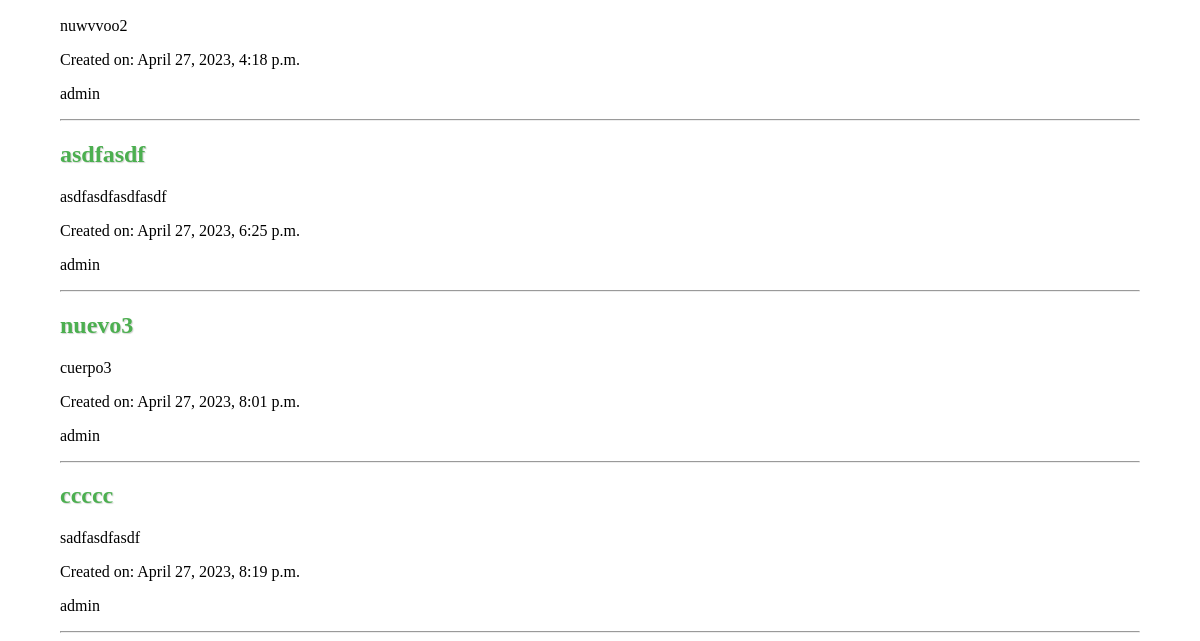
The app's page / (lower part), older data.
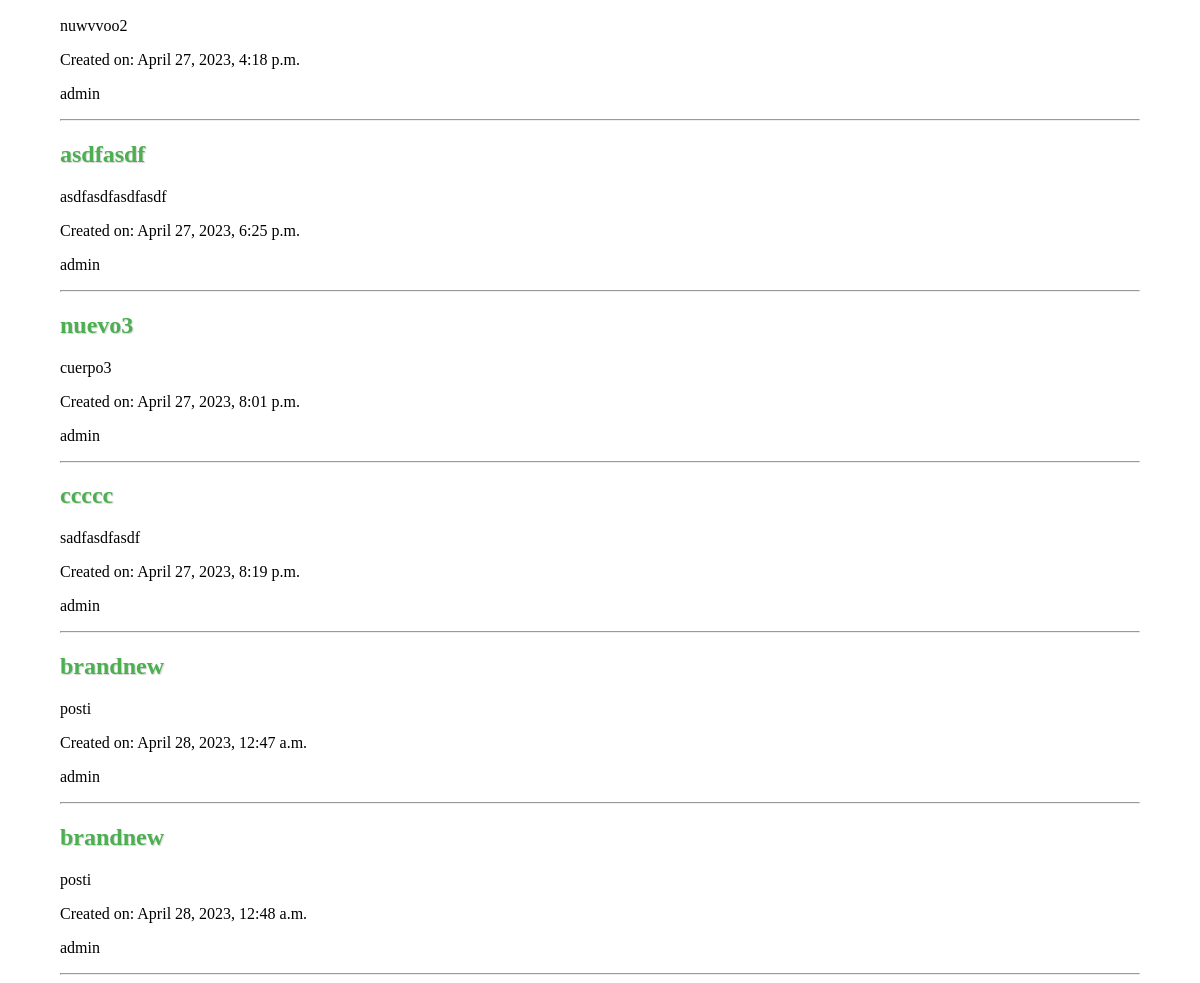
The same page, newer data.
### api/models.py (models this page shows)
class Post(models.Model):
    created = models.DateTimeField(auto_now_add=True)
    title = models.CharField(max_length=100, blank=True, default='')
    body = models.TextField(blank=True, default='')
    owner = models.ForeignKey('auth.User', related_name='posts', on_delete=models.CASCADE)
    class Meta:
        ordering = ['created']

### api/views.py (the view)
# urls.py: path('', home, name='home'),
def home(request):
    posts = Post.objects.all()
    return render(request, 'home.html', {'posts': posts})

### templates/home.html (shortened to what this page needs)
{% extends 'base.html' %} {% block content %}
{% for post in posts %}
<a href="post/{{post.id}}"><h2>{{ post.title }}</h2></a>
<p>{{ post.body }}</p>
<p>Created on: {{ post.created }}</p>
<p>{{ post.owner }}</p>
<hr />
{% endfor %} {% endblock %}

### templates/base.html (shortened to what this page needs)
{% load static %}
<!DOCTYPE html>
<html>
  <head>
    <link
      rel="stylesheet"
      type="text/css"
      href="{% static 'css/style.css' %}"
    />
  </head>
  <body>
    <div class="width-90">
      <div class="container">{% block content %} {% endblock %}</div>
    </div>
  </body>
</html>

### static/css/style.css (style rules this page uses)
body { margin: 0; }
a { text-decoration: none; }
.width-90 { width: 90vw; margin: auto; }
h2 { color: #4CAF50; text-shadow: 1px 1px 1px lightgray; }

Row changes from the older to the newer data that the page shows:
added Post: title "brandnew", body "posti", created "April 28, 2023, 12:47 a.m.", owner "admin"
added Post: title "brandnew", body "posti", created "April 28, 2023, 12:48 a.m.", owner "admin"
